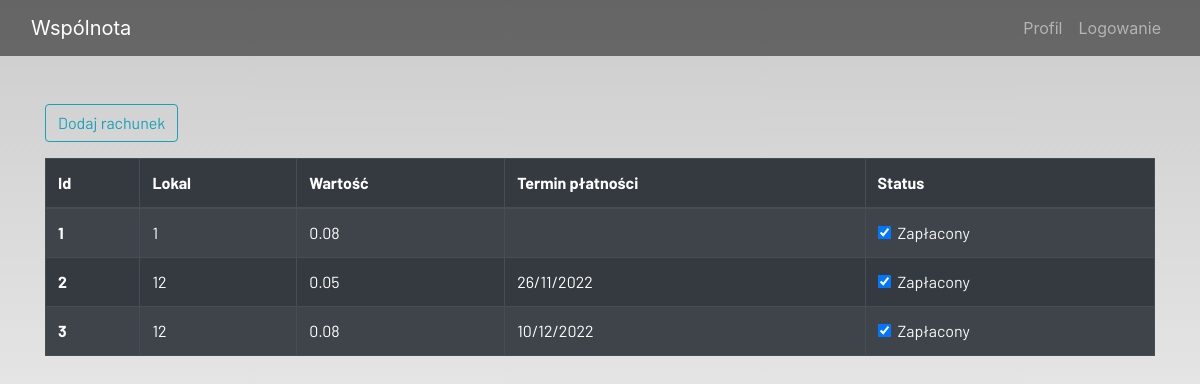
The page /billing/ on the database as committed earlier.
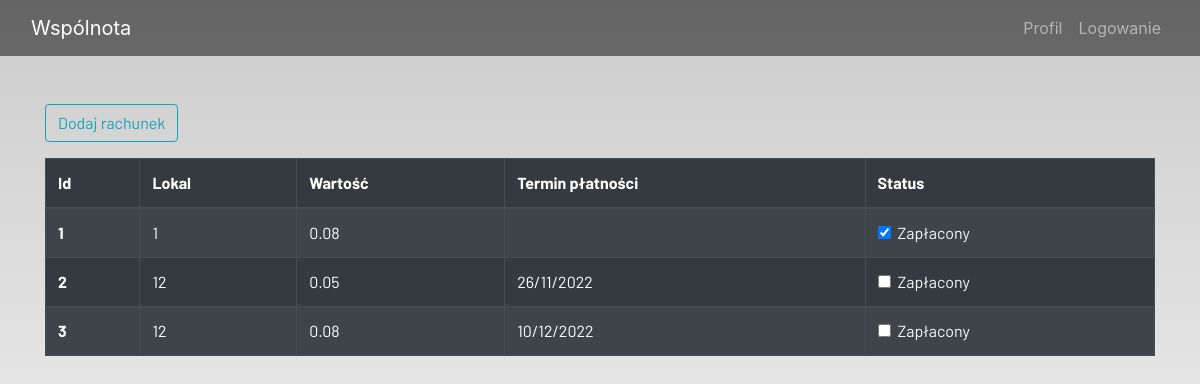
The same page on the database as committed later.
### ideas/models.py (models this page shows, shortened)
class Billing(models.Model):
    admin = models.ForeignKey(User, on_delete=models.CASCADE, null=True, blank=True)
    id = models.AutoField(primary_key = True)
    owner = models.ForeignKey(Local, on_delete=models.CASCADE, null=False, blank=False)
    value = models.DecimalField(("Kwota do zapłaty"), max_digits=100, decimal_places=2)
    status = models.BooleanField(("Czy zapłacone?"))
    start_billing = models.DateField(("Początek okresu rozliczeniowego"), null=False, blank=False)
    end_billing = models.DateField(("Koniec okresu rozliczeniowego"), null=False, blank=False)
    payment_date = models.DateField(("Termin płatności"), null=True, blank=True)

class Local(models.Model):
    admin = models.ForeignKey(User, on_delete=models.CASCADE, related_name='admin', null=True, blank=True)
    owner = models.ForeignKey(User, on_delete=models.CASCADE, related_name='owner', null=True, blank=True)
    number = models.IntegerField(("Numer lokalu"), null=False, blank=False)
    area = models.DecimalField(("Powierzchnia"), max_digits=100, decimal_places=2)
    def __str__(self):
        return str(self.number)
    class Meta:
        verbose_name = "local"
        verbose_name_plural = "local"

### ideas/views.py (the view, shortened to what this page needs)
# urls.py: path('billing/', views.billing, name='billing'),
def billing(request):
    form = BillingForm()
    billing = Billing.objects.all()
    context = {
        'billings': billing,
        'form': form,
    }
    return render(request, 'registration/billing.html', context)

### ideas/forms.py
class BillingForm(forms.ModelForm):
    class Meta:
        model = Billing
        widgets = {'start_billing': DateInput(), 'end_billing': DateInput(), 'payment_date': DateInput()}
        fields = ['owner', 'value', 'status', 'start_billing', 'end_billing', 'payment_date']

### ideas/templates/registration/billing.html (shortened to what this page needs)
{% extends 'registration/main.html' %}
{% load static %}
{% block content %}
{% load crispy_forms_tags %}
<div class="container" >
<div class="form-group">
            <button class="btn btn-outline-info" data-toggle="modal" data-target="#myModal">
                Dodaj rachunek
            </button>
        </div>
</div>
<div class="container">
    <table class="table table-striped table-bordered table-hover table-dark">
        <thead>
            <tr>
                <th scope="col">Id</th>
                <th scope="col">Lokal</th>
                <th scope="col">Wartość</th>
                <th scope="col">Termin płatności</th>
                <th scope="col">Status</th>
            </tr>
        </thead>
        <tbody>
            {% for billing in  billings %}
            <tr>
                <th scope="row">{{ billing.id }}</th>
                <td>{{ billing.owner }}</td>
                <td>{{ billing.value }}</td>
                <td>{{ billing.payment_date | date:"d/m/Y" }}</td>
                <td>
                    <a href="{% url 'billing_update' billing.id%}">
                        <div class="form-check">
                            {% if billing.status == True %}
                            <input class="form-check-input" type="checkbox" value="" checked>
                            {% else %}
                            <input class="form-check-input" type="checkbox" value="">
                            {% endif %}
                            <label class="form-check-label text-light" for="flexCheckDefault">
                                Zapłacony
                            </label>
                        </div>
                    </a>
                </td>
            </tr>
            {%  endfor %}
        </tbody>
    </table>
</div>
{% endblock content %}

Rows that differ between the two databases and show on the page:
changed Billing id 2: value "☑" → "☐"
changed Billing id 3: value "☑" → "☐"
